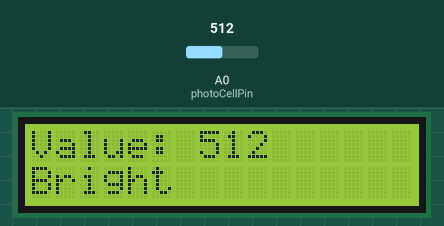
This sketch was run on a simulated Arduino Uno, built with avr-gcc and run on an emulated ATmega328P. On the bench: 16×2 character LCD. The inputs (shaded band) are chosen by the test bench; at power-on: A0 (photoCellPin) = 512. What the sketch prints to the serial monitor is not drawn.

Above: at 1.2 s.
1.3 s: A0 (photoCellPin) set to 490
At 2.8 s:
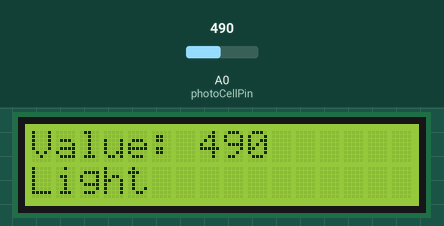
5.4 s: A0 (photoCellPin) set to 190
At 6.8 s:
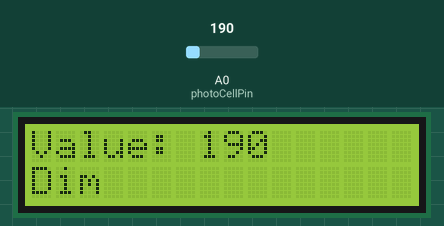
9.5 s: A0 (photoCellPin) set to 0
At 10.8 s:
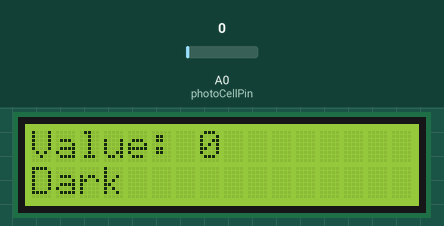
13.6 s: A0 (photoCellPin) set to 810
At 14.5 s:
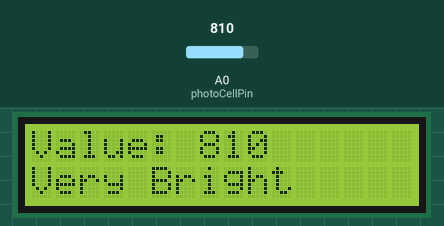
Timing chart, 0 to 16.6 s (numbered marks = the images above; inputs shaded):
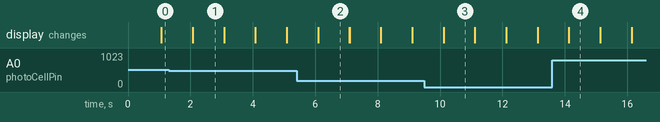

The sketch:

pt2.ino
```cpp
/*
  CS 362 - Lab #4, Part #2
  Bresia Prudente, bprude2
 */

// include the library
#include <LiquidCrystal.h>

// init the lcd display according to the circuit
LiquidCrystal lcd(12, 11, 5, 4, 3, 2);

// indicate LCD size (16x2)
int screenWidth = 16;
int screenHeight = 2;

// Static string for displaying brightness information
String brightnessState;

int stringStart, stringStop = 0;
int scrollCursor = 16;

// insert photocell variables
int photoCellPin = 0;  // cell and 10k Ohm resistor is connected to analog 0
int photoCellReading;  // analog reading from analog resistor divider

void setup() {

  lcd.begin(screenWidth, screenHeight);  // use the lcd size to display the info properly
  Serial.begin(9600);  // debugging

}//end setup

void loop() {

  photoCellReading = analogRead(photoCellPin);
  Serial.println(photoCellReading);  // debugging

  // Determine ranges and display accordingly
  if (photoCellReading < 10) {
    brightnessState = "Dark";
  }//end if
  else if (photoCellReading < 200) {
    brightnessState = "Dim";
  }//end else if
  else if (photoCellReading < 500) {
    brightnessState = "Light";
  }//end else if
  else if (photoCellReading < 800) {
    brightnessState = "Bright";
  }//end else if
  else if (photoCellReading > 800) {
    brightnessState = "Very Bright";
  }//end else if
  else {
    brightnessState = "Can't determine value.";
  }//end else

  // Set and display the topmost row
  lcd.setCursor(0,0);
  lcd.print("Value: ");
  lcd.print(photoCellReading);

  // Set and display the second row
  lcd.setCursor(0, 1);
  lcd.print(brightnessState);

  delay(1000);  // delay each information for 1 second
  lcd.clear();  // reset the screen

}//end loop
```

Measured:
- after the input at 1.3 s, the display: first differs from a run without the input after 0.78 s (image 1)
- after the input at 5.4 s, the display: first differs from a run without the input after 0.69 s (image 2)
- after the input at 9.5 s, the display: first differs from a run without the input after 0.61 s (image 3)
- after the input at 13.6 s, the display: first differs from a run without the input after 0.53 s (image 4)
- what the display in image 1 shows lasts 1.0 s, from 2.1 s to 3.1 s
